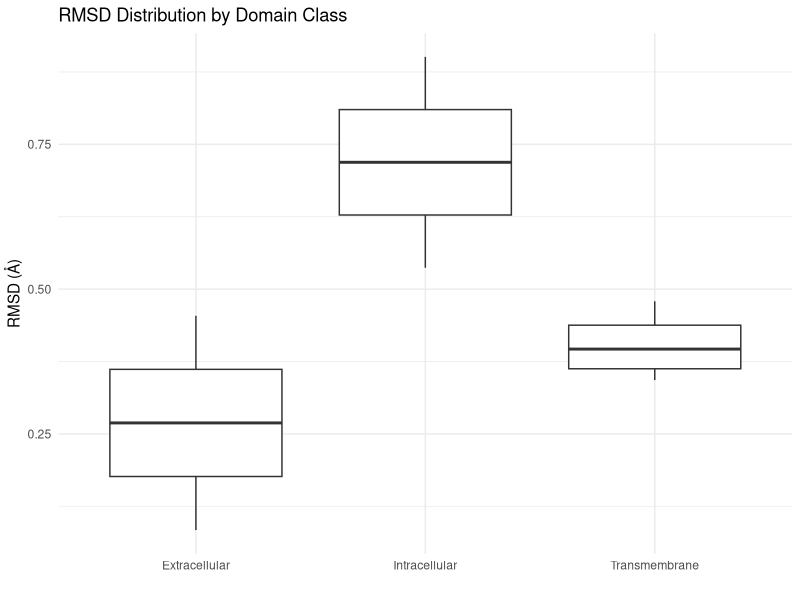

This chart was generated by the following R code:
# 1. Enter your data
df <- data.frame(
  range = c("77–87","88–112","113–115","116–135","187–252","325–347","495–516","575–595"),
  type  = c("Intracellular domain",
            "Transmembrane helix 1",
            "Extracellular domain",
            "Transmembrane helix 2",
            "Extracellular domain",
            "Transmembrane helix",
            "Transmembrane helix",
            "Intracellular Domain"),
  rmsd  = c(0.901, 0.479, 0.084, 0.343, 0.454, 0.424, 0.369, 0.537)
)

# 2. Collapse into three groups
library(dplyr)
df <- df %>%
  mutate(group = case_when(
    grepl("Transmembrane", type)    ~ "Transmembrane",
    grepl("Extracellular", type)    ~ "Extracellular",
    grepl("Intracellular", type, ignore.case=TRUE) ~ "Intracellular"
  ))

# 3. Draw boxplots by group
library(ggplot2)
ggplot(df, aes(x = group, y = rmsd)) +
  geom_boxplot() +
  xlab("") + ylab("RMSD (Å)") +
  ggtitle("RMSD Distribution by Domain Class") +
  theme_minimal()
